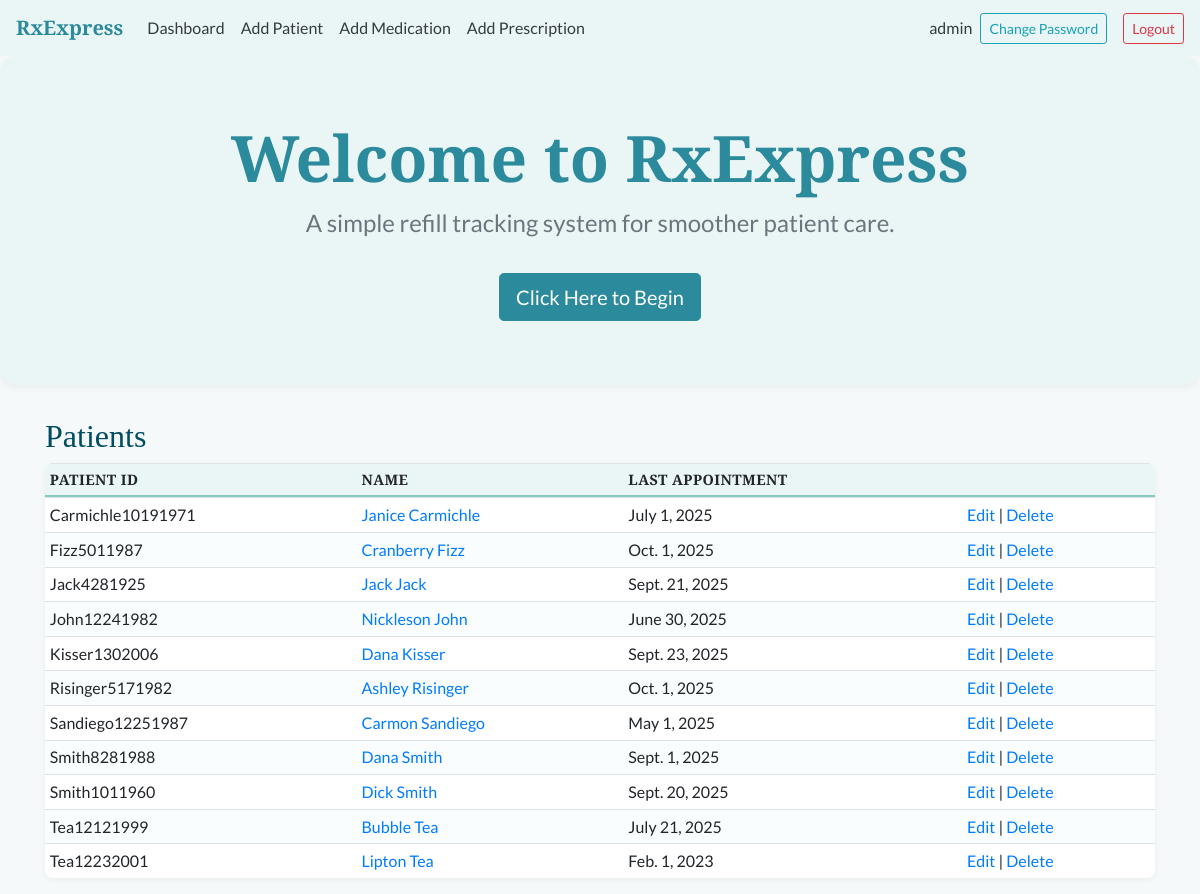
The app's page /patients/ (signed in), older data.
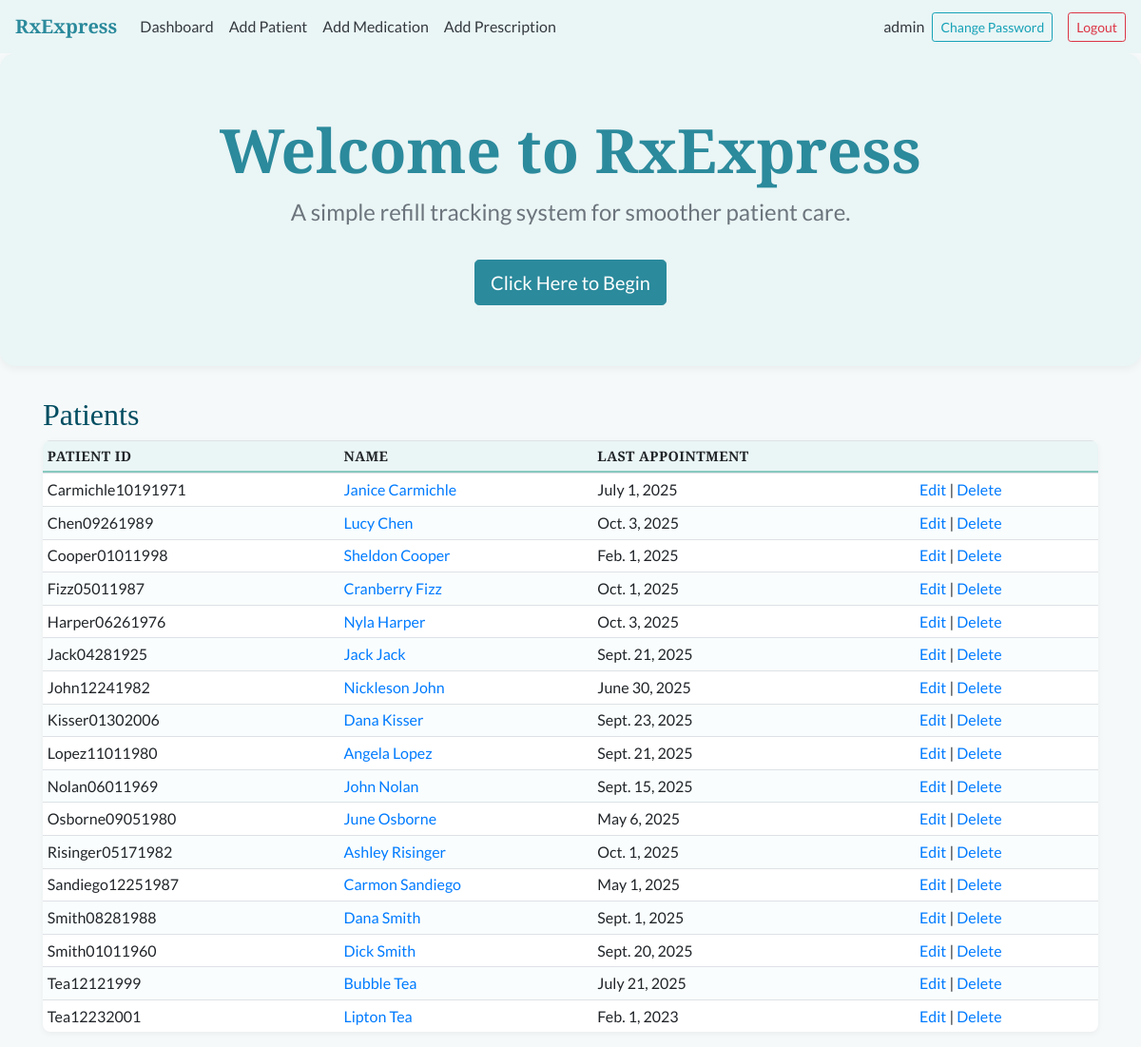
The same page, newer data.
### rxexpress/models.py (models this page shows, shortened)
class Patient(models.Model):
    patient_id = models.CharField(max_length=50, unique=True, null=True, blank=True)
    first_name = models.CharField(max_length=50)
    last_name = models.CharField(max_length=50)
    date_of_birth = models.DateField(null=True, blank=True)
    last_appointment = models.DateField(null=True, blank=True)
    last_fill_date = models.DateField(null=True, blank=True)

### rxexpress/views.py (the view)
# urls.py: path('patients/', views.patient_list_view, name='patient_list'),
@login_required
def patient_list_view(request):
    patients = Patient.objects.all().order_by('last_name', 'first_name')
    return render(request, 'patient_list.html', {'patients': patients})

### rxexpress/templates/patient_list.html
{% extends "index.html" %}
{% block content %}
<div class="container mt-4">
  <h2>Patients</h2>
  <table class="table table-sm">
    <thead><tr><th>Patient ID</th><th>Name</th><th>Last Appointment</th><th></th></tr></thead>
    <tbody>
      {% for p in patients %}
        <tr>
          <td>{{ p.patient_id }}</td>
          <td><a href="/patients/{{ p.pk }}/">{{ p.first_name }} {{ p.last_name }}</a></td>
          <td>{{ p.last_appointment }}</td>
          <td><a href="/patients/{{ p.pk }}/edit/">Edit</a> | <a href="/patients/{{ p.pk }}/delete/">Delete</a></td>
        </tr>
      {% endfor %}
    </tbody>
  </table>
</div>
{% endblock %}

### rxexpress/templates/index.html (shortened to what this page needs)
<!DOCTYPE html>
<html lang="en">
<head>
        <link rel="stylesheet" href="https://cdn.jsdelivr.net/npm/bootstrap@4.6.2/dist/css/bootstrap.min.css">
    </head>
<body>
<nav class="navbar navbar-expand-lg navbar-light" style="background-color: var(--secondary); box-shadow: none !important;">
    <a class="navbar-brand font-weight-bold" href="/" style="color: var(--primary);">
        RxExpress
    </a>
    <div class="collapse navbar-collapse">
        <ul class="navbar-nav mr-auto">
            <li class="nav-item"><a class="nav-link text-dark" href="/dashboard/">Dashboard</a></li>
            <li class="nav-item"><a class="nav-link text-dark" href="/add-patient/">Add Patient</a></li>
            <li class="nav-item"><a class="nav-link text-dark" href="/add-medication/">Add Medication</a></li>
            <li class="nav-item"><a class="nav-link text-dark" href="/add-prescription/">Add Prescription</a></li>
        </ul>
        <ul class="navbar-nav ml-auto align-items-center">
            {% if user.is_authenticated %}
                <li class="nav-item">
                    <span class="nav-link text-dark">{{ user.username}}</span>
                </li>
                <li class="nav-item">
                    <a class="btn btn-outline-info btn-sm mr-2" href="{% url 'password_change' %}">
                        Change Password
                        </a>
                </li>
                <li class="nav-item">
                    <form method='post' action="{% url 'logout' %}" style="display: inline;">
                        <button type="submit" class="btn btn-outline-danger btn-sm ml-2">Logout</button>
                    </form>
                </li>
            {% endif %}
        </ul>
    </div>
</nav>
<div class="jumbotron full-width-jumbotron text-center" style="background-color: var(--secondary); border-radius: 1rem; box-shadow: 0 3px 8px rgba(0,0,0,0.05)">
        <h1 class="display-4" style="color: var(--primary);">Welcome to RxExpress</h1>
        <p class="lead text-muted">A simple refill tracking system for smoother patient care.</p>
        {% if user.is_authenticated %}
        <a class="btn btn-primary btn-lg mt-3" href="{% url 'dashboard' %}" role="button">Click Here to Begin</a>
        {% endif %}
    </div>
    {% block content %}{% endblock %}
</body>
</html>

### rxexpress/templates/index.html (style rules this page uses)
body { font-family: 'Lato', sans-serif; background-color: #f6f9fa; color: #333; }
h1, h2, h3, .navbar-brand { font-family: 'Merriweather', serif; color: #004d61; }
:root { --primary: #2b8a9c; --secondary: #eaf5f5; --accent: #88c9bf; --text-dark: #333; --text-muted: #6c757d; }
.btn-primary { background-color: var(--primary); border-color: var(--primary); }
table { background-color: #ffffff; color: var(--text-dark); border-collapse: separate; border-spacing: 0; border-radius: 0.5rem; overflow: hidden; box-shadow: 0 2px 6px rgba(0,0,0,0.05) }
thead { background-color: var(--secondary); color: ver(--primary); font-family: 'Merriweather', serif; text-transform: uppercase; letter-spacing: 0.03em; font-size: 0.9rem; }
thead th { border: none; padding: 0.75rem; }
tbody tr:nth-child(even) { background-color: #f9fdfd; }
tbody td { padding: 0.75rem; vertical-align: middle; }
.table thead th { border-bottom: 2px solid var(--accent); }
.full-width-jumbotron h1 { font-size: 4rem; font-weight: 700; }
.full-width-jumbotron .lead { font-size: 1.5rem; font-weight: 400; }
.full-width-jumbotron p { font-size: 2.1rem; }

Row changes from the older to the newer data that the page shows:
added Patient: patient_id "Chen09261989", first_name "Lucy", last_name "Chen", last_appointment "Oct. 3, 2025"
added Patient: patient_id "Cooper01011998", first_name "Sheldon", last_name "Cooper", last_appointment "Feb. 1, 2025"
changed Patient "Cranberry": patient_id "Fizz5011987" → "Fizz05011987"
added Patient: patient_id "Harper06261976", first_name "Nyla", last_name "Harper", last_appointment "Oct. 3, 2025"
changed Patient "Jack": patient_id "Jack4281925" → "Jack04281925"
changed Patient "Kisser": patient_id "Kisser1302006" → "Kisser01302006"
added Patient: patient_id "Lopez11011980", first_name "Angela", last_name "Lopez", last_appointment "Sept. 21, 2025"
added Patient: patient_id "Nolan06011969", first_name "John", last_name "Nolan", last_appointment "Sept. 15, 2025"
added Patient: patient_id "Osborne09051980", first_name "June", last_name "Osborne", last_appointment "May 6, 2025"
changed Patient "Ashley": patient_id "Risinger5171982" → "Risinger05171982"
changed Patient: patient_id "Smith8281988" → "Smith08281988"
changed Patient "Dick": patient_id "Smith1011960" → "Smith01011960"
